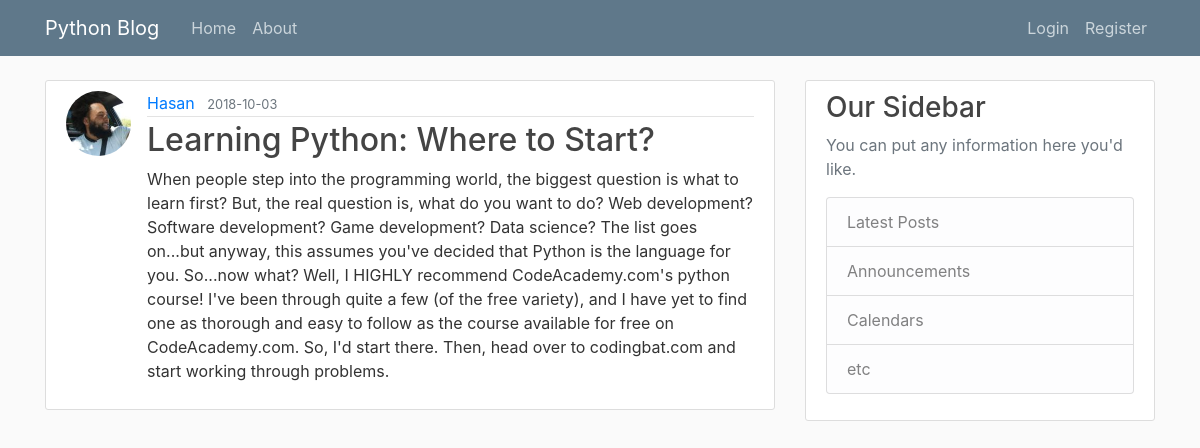
Screenshot of /post/3 with the database file from the repository.
### pyblog/models.py (models this page shows, shortened)
class User(db.Model, UserMixin):
    id = db.Column(db.Integer, primary_key=True)
    username = db.Column(db.String(20), unique=True, nullable=False)
    email = db.Column(db.String(120), unique=True, nullable=False)
    image_file = db.Column(db.String(20), nullable=False, default='default.jpg')
    password = db.Column(db.String(60), nullable=False)
    posts = db.relationship('Post', backref='author', lazy=True)

class Post(db.Model):
    id = db.Column(db.Integer, primary_key=True)
    title = db.Column(db.String(100), nullable=False)
    date_posted = db.Column(db.DateTime, nullable=False, default=datetime.utcnow)
    content = db.Column(db.Text, nullable=False)
    user_id = db.Column(db.Integer, db.ForeignKey('user.id'), nullable=False)

### pyblog/routes.py (the view)
@app.route("/post/<int:post_id>")
def post(post_id):
    post = Post.query.get_or_404(post_id)
    return render_template('post.html', title=post.title, post=post)

### pyblog/templates/post.html (shortened to what this page needs)
{% extends "layout.html" %}
{% block content %}
    <article class="media content-section">
      <img class="rounded-circle article-img" src="{{ url_for('static', filename='profile_pics/' + post.author.image_file) }}">
      <div class="media-body">
        <div class="article-metadata">
          <a class="mr-2" href="{{ url_for('user_posts', username=post.author.username) }}">{{ post.author.username }}</a>
          <small class="text-muted">{{ post.date_posted.strftime('%Y-%m-%d') }}</small>
        </div>
        <h2 class="article-title" href="{{ url_for('post', post_id=post.id) }}">{{ post.title }}</h2>
        <p class="article-content">{{ post.content }}</p>
      </div>
    </article>
{% endblock content %}

### pyblog/static/main.css (style rules this page uses)
body { background: #fafafa; color: #333333; margin-top: 5rem; }
h1, h2, h3, h4, h5, h6 { color: #444444; }
.content-section { background: #ffffff; padding: 10px 20px; border: 1px solid #dddddd; border-radius: 3px; margin-bottom: 20px; }
.article-title { color: #444444; }
.article-content { white-space: pre-line; }
.article-img { height: 65px; width: 65px; margin-right: 16px; }
.article-metadata { padding-bottom: 1px; margin-bottom: 4px; border-bottom: 1px solid #e3e3e3 }

### rows the page displays
User: image_file (picture), author.username "Hasan"
Post: date_posted "2018-10-03", title "Learning Python: Where to Start?", content "When people step into the programming world, the biggest question is what to learn first? But, the real question is, what do you want to do? Web development? Software development? Game development? Data science? The list goes on...but anyway, this assumes you've decided that Python is the language for you. So...now what? Well, I HIGHLY recommend CodeAcademy.com's python course! I've been through quite a few (of the free variety), and I have yet to find one as thorough and easy to follow as the course available for free on CodeAcademy.com. So, I'd start there. Then, head over to codingbat.com and start working through problems."
